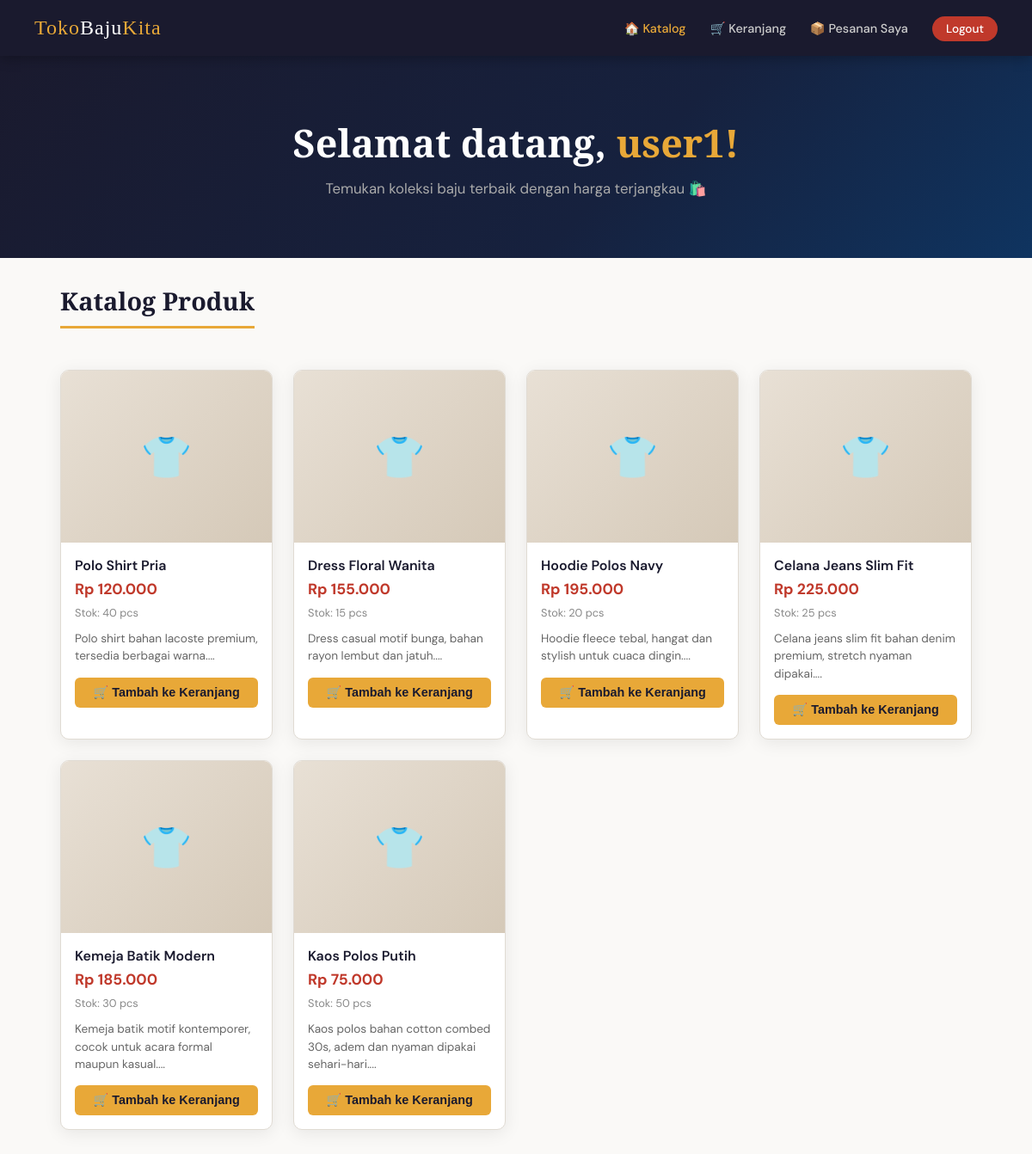
The page /user/dashboard.php (signed in) on the database its author committed.
### tables this page shows
CREATE TABLE IF NOT EXISTS products (
    id INT AUTO_INCREMENT PRIMARY KEY,
    nama_produk VARCHAR(100) NOT NULL,
    harga DECIMAL(10,2) NOT NULL,
    stok INT NOT NULL DEFAULT 0,
    deskripsi TEXT,
    gambar VARCHAR(255),
    created_at TIMESTAMP DEFAULT CURRENT_TIMESTAMP
);

### user/dashboard.php (the view, shortened to what this page needs)
<?php
include_once '../includes/koneksi.php';
$per_page   = 6;
$page       = max(1, intval($_GET['page'] ?? 1));
$offset     = ($page - 1) * $per_page;
$produk = mysqli_query($conn, "SELECT * FROM products WHERE stok > 0 ORDER BY id DESC LIMIT $per_page OFFSET $offset");
$cart_count = 0;
?>
<!DOCTYPE html>
<html lang="id">
<head>
    <link rel="stylesheet" href="../css/style.css">
</head>
<body>
<nav class="navbar">
    <a href="dashboard.php" class="logo">Toko<span>Baju</span>Kita</a>
    <nav>
        <a href="dashboard.php" class="active">🏠 Katalog</a>
        <a href="cart.php">🛒 Keranjang <?= $cart_count > 0 ? "($cart_count)" : '' ?></a>
        <a href="pesanan_saya.php">📦 Pesanan Saya</a>
        <a href="../logout.php" class="btn-logout">Logout</a>
    </nav>
</nav>
<div class="hero">
    <h1>Selamat datang, <span><?= htmlspecialchars($_SESSION['username']) ?>!</span></h1>
    <p>Temukan koleksi baju terbaik dengan harga terjangkau 🛍️</p>
</div>
<div class="container">
    <h2 class="page-title">Katalog Produk</h2>
    <?php if (mysqli_num_rows($produk) > 0): ?>
    <div class="product-grid">
        <?php while ($row = mysqli_fetch_assoc($produk)): ?>
        <div class="product-card">
            <div class="card-img">
                <?php if ($row['gambar'] && file_exists('../uploads/' . $row['gambar'])): ?>
                    <img src="../uploads/<?= htmlspecialchars($row['gambar']) ?>" alt="<?= htmlspecialchars($row['nama_produk']) ?>">
                <?php else: ?>
                    👕
                <?php endif; ?>
            </div>
            <div class="card-body">
                <h3><?= htmlspecialchars($row['nama_produk']) ?></h3>
                <div class="price">Rp <?= number_format($row['harga'], 0, ',', '.') ?></div>
                <div class="stok">Stok: <?= $row['stok'] ?> pcs</div>
                <div class="desc"><?= htmlspecialchars(substr($row['deskripsi'], 0, 80)) ?>...</div>
                <form method="POST" action="tambah_cart.php">
                    <button type="submit" class="btn-cart">🛒 Tambah ke Keranjang</button>
                </form>
            </div>
        </div>
        <?php endwhile; ?>
    </div>
    <?php else: ?>
        <div class="alert alert-info">Belum ada produk yang tersedia saat ini.</div>
    <?php endif; ?>
</div>
</body>
</html>

### css/style.css (style rules this page uses)
:root { --primary: #1a1a2e; --accent: #e8a838; --accent2: #c0392b; --bg: #faf9f7; --bg2: #f0ede8; --white: #ffffff; --text: #2c2c2c; --text-muted: #888; --border: #e0dbd3; --success: #27ae60; --danger: #e74c3c; --shadow: 0 4px 20px rgba(0,0,0,0.08); --radius: 10px; }
* { margin: 0; padding: 0; box-sizing: border-box; }
body { font-family: 'DM Sans', sans-serif; background: var(--bg); color: var(--text); min-height: 100vh; }
.navbar { background: var(--primary); padding: 0 40px; display: flex; align-items: center; justify-content: space-between; height: 65px; position: sticky; top: 0; z-index: 100; box-shadow: 0 2px 15px rgba(0,0,0,0.3); }
.navbar .logo { font-family: 'Playfair Display', serif; font-size: 1.5rem; color: var(--accent); text-decoration: none; letter-spacing: 1px; }
.navbar .logo span { color: var(--white); }
.navbar nav a { color: #ccc; text-decoration: none; margin-left: 24px; font-size: 0.9rem; font-weight: 500; transition: color 0.2s; }
.navbar nav a.active { color: var(--accent); }
.btn-logout { background: var(--accent2); color: white !important; padding: 6px 16px; border-radius: 20px; font-size: 0.85rem !important; }
.hero { background: linear-gradient(135deg, var(--primary) 0%, #16213e 60%, #0f3460 100%); color: white; padding: 70px 40px; text-align: center; }
.hero h1 { font-family: 'Playfair Display', serif; font-size: 2.8rem; margin-bottom: 12px; }
.hero h1 span { color: var(--accent); }
.hero p { color: #aaa; font-size: 1.05rem; }
.container { max-width: 1100px; margin: 0 auto; padding: 30px 20px; }
.page-title { font-family: 'Playfair Display', serif; font-size: 1.8rem; color: var(--primary); margin-bottom: 24px; padding-bottom: 10px; border-bottom: 3px solid var(--accent); display: inline-block; }
.product-grid { display: grid; grid-template-columns: repeat(auto-fill, minmax(240px, 1fr)); gap: 24px; margin-top: 24px; }
.product-card { background: var(--white); border-radius: var(--radius); box-shadow: var(--shadow); overflow: hidden; transition: transform 0.25s, box-shadow 0.25s; border: 1px solid var(--border); }
.product-card .card-img { width: 100%; height: 200px; object-fit: cover; background: linear-gradient(135deg, #e8e0d5, #d5c9b8); display: flex; align-items: center; justify-content: center; font-size: 3rem; color: #bbb; }
.product-card .card-body { padding: 16px; }
.product-card h3 { font-size: 1rem; font-weight: 600; margin-bottom: 6px; color: var(--primary); }
.product-card .price { font-size: 1.1rem; color: var(--accent2); font-weight: 700; margin-bottom: 8px; }
.product-card .stok { font-size: 0.8rem; color: var(--text-muted); margin-bottom: 12px; }
.product-card .desc { font-size: 0.85rem; color: #666; line-height: 1.5; margin-bottom: 14px; }
.btn-cart { background: var(--accent); color: var(--primary); width: 100%; text-align: center; padding: 9px; border-radius: 6px; border: none; cursor: pointer; font-weight: 600; font-size: 0.9rem; transition: background 0.2s; }

### rows shown on the page
products: nama_produk "Polo Shirt Pria", harga "120.000", stok "40", deskripsi "Polo shirt bahan lacoste premium, tersedia berbagai warna."
products: nama_produk "Dress Floral Wanita", harga "155.000", stok "15", deskripsi "Dress casual motif bunga, bahan rayon lembut dan jatuh."
products: nama_produk "Hoodie Polos Navy", harga "195.000", stok "20", deskripsi "Hoodie fleece tebal, hangat dan stylish untuk cuaca dingin."
products: nama_produk "Celana Jeans Slim Fit", harga "225.000", stok "25", deskripsi "Celana jeans slim fit bahan denim premium, stretch nyaman dipakai."
products: nama_produk "Kemeja Batik Modern", harga "185.000", stok "30", deskripsi "Kemeja batik motif kontemporer, cocok untuk acara formal maupun kasual."
products: nama_produk "Kaos Polos Putih", harga "75.000", stok "50", deskripsi "Kaos polos bahan cotton combed 30s, adem dan nyaman dipakai sehari-hari."

### other values the page prints
$_SESSION['username'] "user1"
